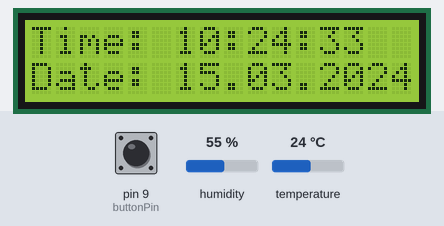
The sketch below on a simulated Arduino Uno, built with avr-gcc and run on an emulated ATmega328P. Parts: 16×2 character LCD. The inputs (shaded band) are chosen by the test bench; at power-on: pin 9 (buttonPin) HIGH, humidity 55 %, temperature 24 °C. The local clock reads 2024-03-15 10:24:30 at power-on unless the sketch sets it; what the sketch prints to the serial monitor is not drawn.

Above: at 3.2 s.
3.3 s: pin 9 (buttonPin) pulled LOW for 1.25 s
At 4.6 s:
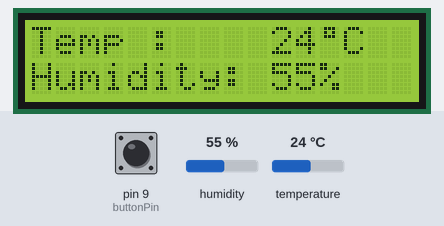
6.0 s: humidity set to 22 %
At 6.8 s:
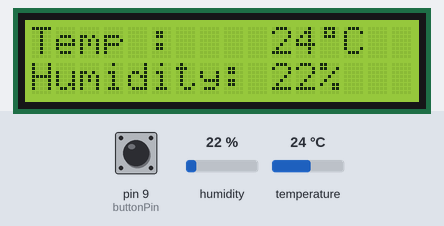
7.7 s: temperature set to 12 °C
At 8.8 s:
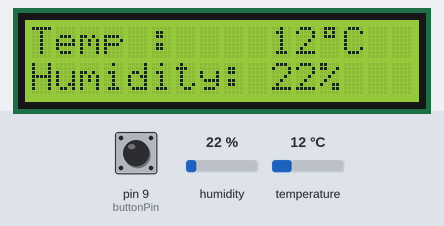
9.3 s: pin 9 (buttonPin) pulled LOW for 1.25 s
At 10.2 s:
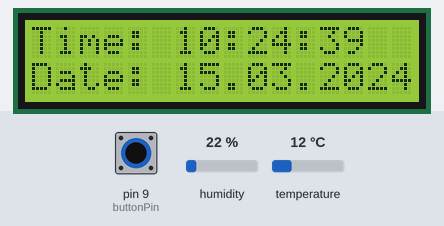
12.0 s: humidity set to 40 %
At 13.0 s:
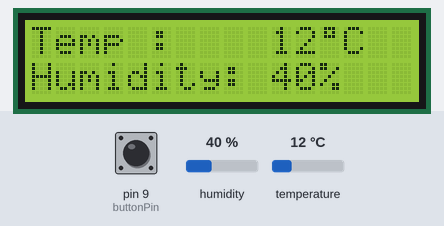
13.5 s: temperature set to 19 °C
At 14.9 s:
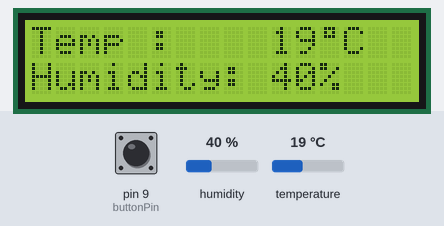
Timing chart, 0 to 16.1 s (numbered marks = the images above; inputs shaded):
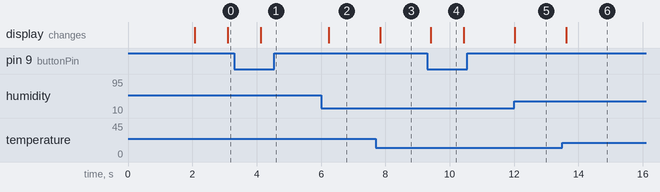

The sketch:

tepm_and_clock.ino
```cpp
#include <LiquidCrystal.h>
#include <dht.h>
#include <DS3231.h>

DS3231  rtc(SDA, SCL);
dht DHT;
#define DHT11_PIN 2
LiquidCrystal lcd(8, 7, 6, 5, 4, 3);

int in;
int buttonPin = 9;
int count = 1;
int t ;
int humi;

byte degree[] = {
  B01110,
  B01010,
  B01110,
  B00000,
  B00000,
  B00000,
  B00000,
  B00000
};
void setup()
{
  lcd.begin(16, 2);
  lcd.createChar(0, degree);
  Serial.begin(9600);
  rtc.begin();
  pinMode(buttonPin, INPUT_PULLUP);


  //  rtc.setDOW(WEDNESDAY);     // Set Day-of-Week to SUNDAY
  //  rtc.setTime(10, 37, 30 );     // Set the time to 12:00:00 (24hr format)
  //  rtc.setDate(11, 7, 2021);   // Set the date to January 1st, 2014

  lcd.setCursor(3, 0);
  lcd.print("TIME & TEMP");
  lcd.setCursor(5, 1);
  lcd.print("Monitor");
  delay(2000);

}

void loop()
{
  int in = digitalRead(buttonPin);


  if (in == 0)
  {
    count++;
  }
  switch (count)
  {
    case 1:
      lcd.clear();
      D_clock();
      break;

    case 2:
      temp();
      break;

    default :
      count = 0;

  }

}

void D_clock() {


  Serial.println(rtc.getDOWStr());


  // Send date
  Serial.println(rtc.getDateStr());
  lcd.setCursor(0, 1);
  lcd.print("Date:");
  lcd.setCursor(6, 1);
  lcd.println(rtc.getDateStr());

  // Send time
  Serial.println(rtc.getTimeStr());
  lcd.setCursor(0, 0);
  lcd.print("Time:");
  lcd.setCursor(6, 0);
  lcd.print(rtc.getTimeStr());
  // Wait one second before repeating :)
  delay (1000);


}

void temp() {

  int chk = DHT.read11(DHT11_PIN);
  t = DHT.temperature;
  humi = DHT.humidity;

  lcd.clear();
  lcd.setCursor(0, 0);
  lcd.print("Temp :");
  lcd.setCursor(10, 0);
  lcd.print(t);
  lcd.setCursor(12, 0);
  lcd.write((byte)0);
  lcd.setCursor(13, 0);
  lcd.print('C');


  lcd.setCursor(0, 1);
  lcd.print("Humidity:");
  lcd.setCursor(10, 1);
  lcd.print(humi);
  lcd.setCursor(12, 1);
  lcd.print('%');
  delay(500);


  //  Serial.print("Temperature = ");
  //  Serial.println(DHT.temperature);
  //  Serial.print("Humidity = ");
  //  Serial.println(DHT.humidity);

  //  Serial.println("------------------------------------------------------");

}
```

Measured:
- after the input at 3.3 s, the display: changes after 0.83 s (image 1)
- after the input at 6.0 s, the display: changes after 0.25 s (image 2)
- after the input at 7.7 s, the display: changes after 0.13 s (image 3)
- after the input at 9.3 s, the display: changes after 0.11 s (image 4)
- after the input at 12.0 s, the display: changes at once (image 5)
- after the input at 13.5 s, the display: changes after 0.11 s (image 6)
- what the display in image 4 shows lasts 1.0 s, from 9.4 s to 10.4 s
